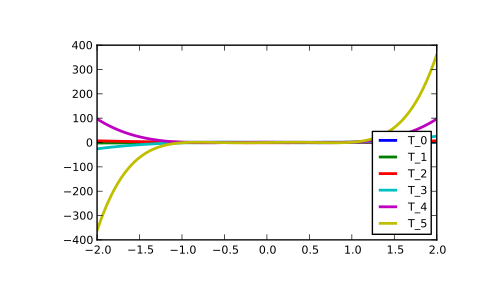

The script that drew this image:
import matplotlib.pyplot as plt
from numpy.polynomial import Chebyshev as T
x = np.linspace(-2, 2, 100)
for i in range(6): ax = plt.plot(x, T.basis(i)(x), lw=2, label="T_%d"%i)
# ...
plt.legend(loc="lower right")
# <matplotlib.legend.Legend object at 0x3b3ee10>
plt.show()
